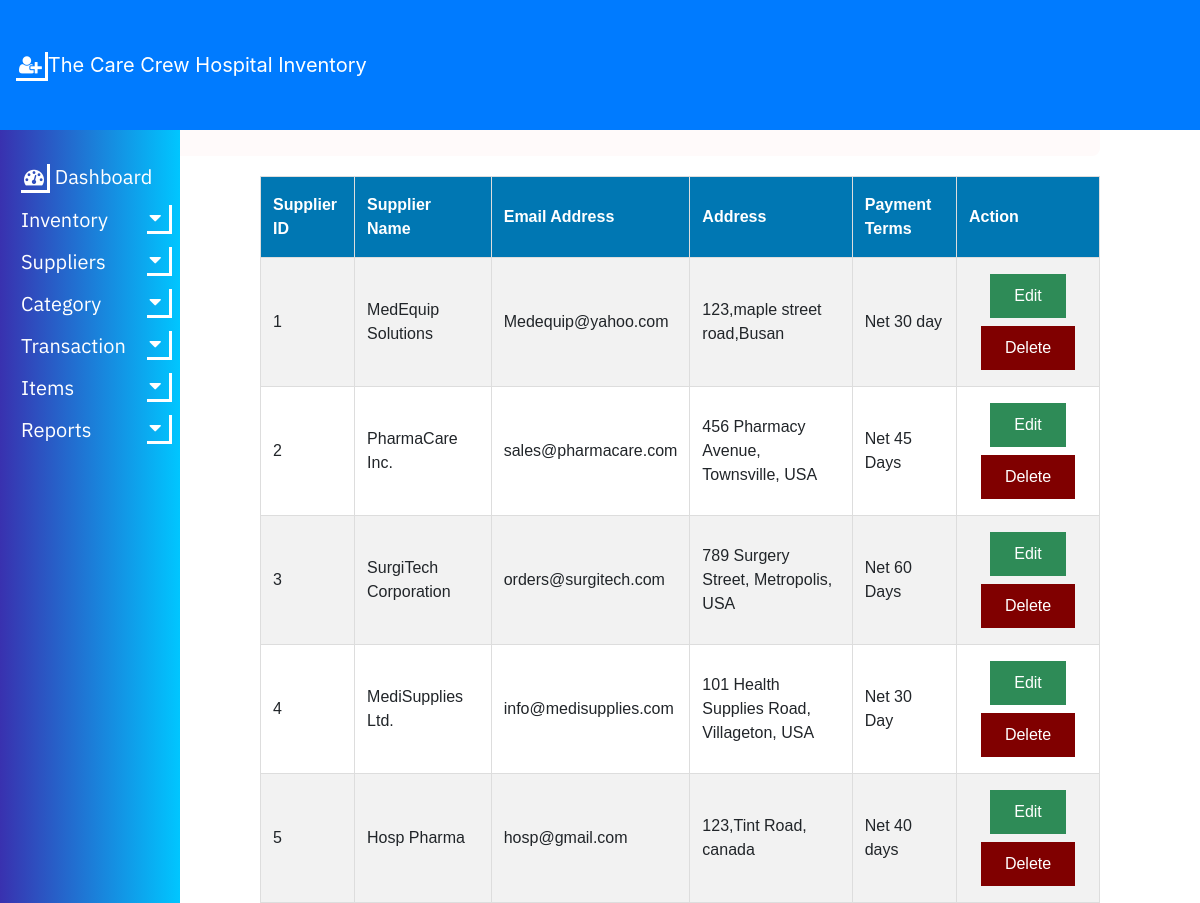
The page /HIMS/supplier-view.php on the database its author committed.
### tables this page shows
CREATE TABLE `supplier` (
  `SupplierID` int(11) NOT NULL,
  `SupplierName` varchar(255) DEFAULT NULL,
  `ContactInformation` varchar(255) DEFAULT NULL,
  `Address` varchar(255) DEFAULT NULL,
  `PaymentTerms` varchar(50) DEFAULT NULL
);

### HIMS/supplier-view.php (the view, shortened to what this page needs)
<?php
include 'common.php';
?>
<!DOCTYPE html>
<html>
<head>
<link rel="stylesheet" type="text/css" href="table1.css">
<link rel="stylesheet" type="text/css" href="nav2.css">
</head>
<body>
<nav class="navbar navbar-expand-lg navbar-dark bg-primary fixed-top">
        <a class="navbar-brand" href="#"><i class="fa fa-user-plus"></i>The Care Crew Hospital Inventory </a>
        <div class="collapse navbar-collapse" id="navbarSupportedContent">
        </div>
    </nav>
	<center>
	<div class="head">
	<h2> SUPPLIERS LIST</h2>
	</div>
	</center>
	<table align="right" id="table1" style="margin-right:100px;">
		<tr>
			<th>Supplier ID</th>
			<th>Supplier Name</th>
			<th>Email Address</th>
			<th>Address</th>
			<th>Payment Terms</th>
			<th>Action</th>
</tr>
	<?php
	include "config.php";
	$sql = "SELECT SupplierID,SupplierName,ContactInformation,Address,PaymentTerms FROM supplier";
	$result = $conn->query($sql);
	if ($result->num_rows > 0) {
	while($row = $result->fetch_assoc()) {
	echo "<tr>";
		echo "<td>" . $row["SupplierID"]. "</td>";
		echo "<td>" . $row["SupplierName"] . "</td>";
		echo "<td>" . $row["ContactInformation"]. "</td>";
		echo "<td>" . $row["Address"]. "</td>";
		echo "<td>" . $row["PaymentTerms"]. "</td>";
		echo "<td align=center>";
		echo "<a class='button1 edit-btn' href=supplier-update.php?id=".$row['SupplierID'].">Edit</a>";
		echo "<a class='button1 del-btn' href=supplier-delete.php?id=".$row['SupplierID'].">Delete</a>";
		echo "</td>";
	echo "</tr>";
	}
	echo "</table>";
	}
	?>
</body>
</html>

### HIMS/nav2.css (style rules this page uses)
i { border: solid white; border-width: 0 3px 3px 0; display: inline-block; padding: 3px; }
div.head { width: 78%; font-family: Arial; background-color: #fffafa; color: #06427e; float: right; margin-top: -1px; margin-right: 100px; margin-left: 0px; top: 0; right: 0; overflow: auto; margin-top: 20px; padding: 15px; border-radius: 8px; }
#table1 { margin-top: 20px; }
body { padding-top: 60px; }

### HIMS/table1.css (style rules this page uses)
#table1 { font-family: Arial, sans-serif; border-collapse: collapse; margin-top: 50px; margin-right: 25px; width: 70%; }
#table1 td, #table1 th { border: 1px solid #ddd; padding: 12px; }
#table1 tr:nth-child(even) { background-color: #f2f2f2; }
#table1 th { padding-top: 16px; padding-bottom: 16px; text-align: left; background-color: #0077b3; color: white; }
.button1 { border: none; color: white; padding: 10px 24px; text-align: center; text-decoration: none; display: inline-block; margin: 4px 2px; cursor: pointer; }
.edit-btn { background-color: #2E8B57; }
.del-btn { background-color: #800000; }

### rows shown on the page
supplier: SupplierID "1", SupplierName "MedEquip Solutions", ContactInformation "Medequip@yahoo.com", Address "123,maple street road,Busan", PaymentTerms "Net 30 day"
supplier: SupplierID "2", SupplierName "PharmaCare Inc.", ContactInformation "sales@pharmacare.com", Address "456 Pharmacy Avenue, Townsville, USA", PaymentTerms "Net 45 Days"
supplier: SupplierID "3", SupplierName "SurgiTech Corporation", ContactInformation "orders@surgitech.com", Address "789 Surgery Street, Metropolis, USA", PaymentTerms "Net 60 Days"
supplier: SupplierID "4", SupplierName "MediSupplies Ltd.", ContactInformation "info@medisupplies.com", Address "101 Health Supplies Road, Villageton, USA", PaymentTerms "Net 30 Day"
supplier: SupplierID "5", SupplierName "Hosp Pharma", ContactInformation "hosp@gmail.com", Address "123,Tint Road, canada", PaymentTerms "Net 40 days"
